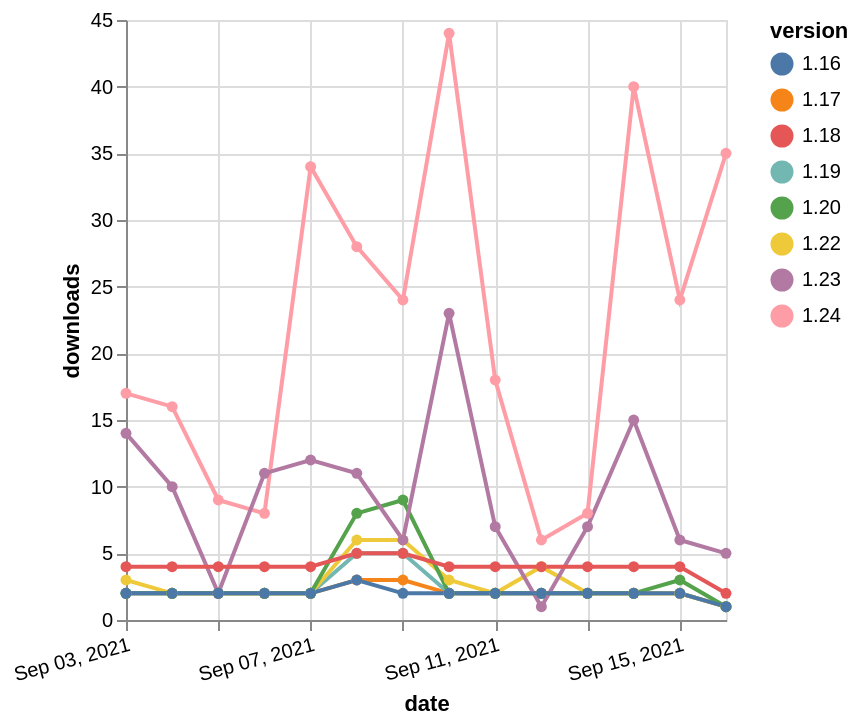

Describe this chart as a Vega-Lite specification.
### Vega-Lite specification from a JSON file in a GitHub repository (floating-point values rounded to 4 significant figures)
{"$schema": "https://vega.github.io/schema/vega-lite/v5.json", "description": "A simple bar chart with embedded data.", "data": {"values": [{"date": "2021-09-03", "total": 2747, "delta": 2, "version": "1.17"}, {"date": "2021-09-04", "total": 2749, "delta": 2, "version": "1.17"}, {"date": "2021-09-05", "total": 2751, "delta": 2, "version": "1.17"}, {"date": "2021-09-06", "total": 2753, "delta": 2, "version": "1.17"}, {"date": "2021-09-07", "total": 2755, "delta": 2, "version": "1.17"}, {"date": "2021-09-08", "total": 2758, "delta": 3, "version": "1.17"}, {"date": "2021-09-09", "total": 2761, "delta": 3, "version": "1.17"}, {"date": "2021-09-10", "total": 2763, "delta": 2, "version": "1.17"}, {"date": "2021-09-11", "total": 2765, "delta": 2, "version": "1.17"}, {"date": "2021-09-12", "total": 2767, "delta": 2, "version": "1.17"}, {"date": "2021-09-13", "total": 2769, "delta": 2, "version": "1.17"}, {"date": "2021-09-14", "total": 2771, "delta": 2, "version": "1.17"}, {"date": "2021-09-15", "total": 2773, "delta": 2, "version": "1.17"}, {"date": "2021-09-16", "total": 2774, "delta": 1, "version": "1.17"}, {"date": "2021-09-03", "total": 3619, "delta": 2, "version": "1.19"}, {"date": "2021-09-04", "total": 3621, "delta": 2, "version": "1.19"}, {"date": "2021-09-05", "total": 3623, "delta": 2, "version": "1.19"}, {"date": "2021-09-06", "total": 3625, "delta": 2, "version": "1.19"}, {"date": "2021-09-07", "total": 3627, "delta": 2, "version": "1.19"}, {"date": "2021-09-08", "total": 3632, "delta": 5, "version": "1.19"}, {"date": "2021-09-09", "total": 3637, "delta": 5, "version": "1.19"}, {"date": "2021-09-10", "total": 3639, "delta": 2, "version": "1.19"}, {"date": "2021-09-11", "total": 3641, "delta": 2, "version": "1.19"}, {"date": "2021-09-12", "total": 3643, "delta": 2, "version": "1.19"}, {"date": "2021-09-13", "total": 3645, "delta": 2, "version": "1.19"}, {"date": "2021-09-14", "total": 3647, "delta": 2, "version": "1.19"}, {"date": "2021-09-15", "total": 3649, "delta": 2, "version": "1.19"}, {"date": "2021-09-16", "total": 3650, "delta": 1, "version": "1.19"}, {"date": "2021-09-03", "total": 3764, "delta": 17, "version": "1.24"}, {"date": "2021-09-04", "total": 3780, "delta": 16, "version": "1.24"}, {"date": "2021-09-05", "total": 3789, "delta": 9, "version": "1.24"}, {"date": "2021-09-06", "total": 3797, "delta": 8, "version": "1.24"}, {"date": "2021-09-07", "total": 3831, "delta": 34, "version": "1.24"}, {"date": "2021-09-08", "total": 3859, "delta": 28, "version": "1.24"}, {"date": "2021-09-09", "total": 3883, "delta": 24, "version": "1.24"}, {"date": "2021-09-10", "total": 3927, "delta": 44, "version": "1.24"}, {"date": "2021-09-11", "total": 3945, "delta": 18, "version": "1.24"}, {"date": "2021-09-12", "total": 3951, "delta": 6, "version": "1.24"}, {"date": "2021-09-13", "total": 3959, "delta": 8, "version": "1.24"}, {"date": "2021-09-14", "total": 3999, "delta": 40, "version": "1.24"}, {"date": "2021-09-15", "total": 4023, "delta": 24, "version": "1.24"}, {"date": "2021-09-16", "total": 4058, "delta": 35, "version": "1.24"}, {"date": "2021-09-03", "total": 8275, "delta": 3, "version": "1.22"}, {"date": "2021-09-04", "total": 8277, "delta": 2, "version": "1.22"}, {"date": "2021-09-05", "total": 8279, "delta": 2, "version": "1.22"}, {"date": "2021-09-06", "total": 8281, "delta": 2, "version": "1.22"}, {"date": "2021-09-07", "total": 8283, "delta": 2, "version": "1.22"}, {"date": "2021-09-08", "total": 8289, "delta": 6, "version": "1.22"}, {"date": "2021-09-09", "total": 8295, "delta": 6, "version": "1.22"}, {"date": "2021-09-10", "total": 8298, "delta": 3, "version": "1.22"}, {"date": "2021-09-11", "total": 8300, "delta": 2, "version": "1.22"}, {"date": "2021-09-12", "total": 8304, "delta": 4, "version": "1.22"}, {"date": "2021-09-13", "total": 8306, "delta": 2, "version": "1.22"}, {"date": "2021-09-14", "total": 8308, "delta": 2, "version": "1.22"}, {"date": "2021-09-15", "total": 8310, "delta": 2, "version": "1.22"}, {"date": "2021-09-16", "total": 8311, "delta": 1, "version": "1.22"}, {"date": "2021-09-03", "total": 5744, "delta": 2, "version": "1.20"}, {"date": "2021-09-04", "total": 5746, "delta": 2, "version": "1.20"}, {"date": "2021-09-05", "total": 5748, "delta": 2, "version": "1.20"}, {"date": "2021-09-06", "total": 5750, "delta": 2, "version": "1.20"}, {"date": "2021-09-07", "total": 5752, "delta": 2, "version": "1.20"}, {"date": "2021-09-08", "total": 5760, "delta": 8, "version": "1.20"}, {"date": "2021-09-09", "total": 5769, "delta": 9, "version": "1.20"}, {"date": "2021-09-10", "total": 5771, "delta": 2, "version": "1.20"}, {"date": "2021-09-11", "total": 5773, "delta": 2, "version": "1.20"}, {"date": "2021-09-12", "total": 5775, "delta": 2, "version": "1.20"}, {"date": "2021-09-13", "total": 5777, "delta": 2, "version": "1.20"}, {"date": "2021-09-14", "total": 5779, "delta": 2, "version": "1.20"}, {"date": "2021-09-15", "total": 5782, "delta": 3, "version": "1.20"}, {"date": "2021-09-16", "total": 5783, "delta": 1, "version": "1.20"}, {"date": "2021-09-03", "total": 15762, "delta": 14, "version": "1.23"}, {"date": "2021-09-04", "total": 15772, "delta": 10, "version": "1.23"}, {"date": "2021-09-05", "total": 15774, "delta": 2, "version": "1.23"}, {"date": "2021-09-06", "total": 15785, "delta": 11, "version": "1.23"}, {"date": "2021-09-07", "total": 15797, "delta": 12, "version": "1.23"}, {"date": "2021-09-08", "total": 15808, "delta": 11, "version": "1.23"}, {"date": "2021-09-09", "total": 15814, "delta": 6, "version": "1.23"}, {"date": "2021-09-10", "total": 15837, "delta": 23, "version": "1.23"}, {"date": "2021-09-11", "total": 15844, "delta": 7, "version": "1.23"}, {"date": "2021-09-12", "total": 15845, "delta": 1, "version": "1.23"}, {"date": "2021-09-13", "total": 15852, "delta": 7, "version": "1.23"}, {"date": "2021-09-14", "total": 15867, "delta": 15, "version": "1.23"}, {"date": "2021-09-15", "total": 15873, "delta": 6, "version": "1.23"}, {"date": "2021-09-16", "total": 15878, "delta": 5, "version": "1.23"}, {"date": "2021-09-03", "total": 5038, "delta": 4, "version": "1.18"}, {"date": "2021-09-04", "total": 5042, "delta": 4, "version": "1.18"}, {"date": "2021-09-05", "total": 5046, "delta": 4, "version": "1.18"}, {"date": "2021-09-06", "total": 5050, "delta": 4, "version": "1.18"}, {"date": "2021-09-07", "total": 5054, "delta": 4, "version": "1.18"}, {"date": "2021-09-08", "total": 5059, "delta": 5, "version": "1.18"}, {"date": "2021-09-09", "total": 5064, "delta": 5, "version": "1.18"}, {"date": "2021-09-10", "total": 5068, "delta": 4, "version": "1.18"}, {"date": "2021-09-11", "total": 5072, "delta": 4, "version": "1.18"}, {"date": "2021-09-12", "total": 5076, "delta": 4, "version": "1.18"}, {"date": "2021-09-13", "total": 5080, "delta": 4, "version": "1.18"}, {"date": "2021-09-14", "total": 5084, "delta": 4, "version": "1.18"}, {"date": "2021-09-15", "total": 5088, "delta": 4, "version": "1.18"}, {"date": "2021-09-16", "total": 5090, "delta": 2, "version": "1.18"}, {"date": "2021-09-03", "total": 2590, "delta": 2, "version": "1.16"}, {"date": "2021-09-04", "total": 2592, "delta": 2, "version": "1.16"}, {"date": "2021-09-05", "total": 2594, "delta": 2, "version": "1.16"}, {"date": "2021-09-06", "total": 2596, "delta": 2, "version": "1.16"}, {"date": "2021-09-07", "total": 2598, "delta": 2, "version": "1.16"}, {"date": "2021-09-08", "total": 2601, "delta": 3, "version": "1.16"}, {"date": "2021-09-09", "total": 2603, "delta": 2, "version": "1.16"}, {"date": "2021-09-10", "total": 2605, "delta": 2, "version": "1.16"}, {"date": "2021-09-11", "total": 2607, "delta": 2, "version": "1.16"}, {"date": "2021-09-12", "total": 2609, "delta": 2, "version": "1.16"}, {"date": "2021-09-13", "total": 2611, "delta": 2, "version": "1.16"}, {"date": "2021-09-14", "total": 2613, "delta": 2, "version": "1.16"}, {"date": "2021-09-15", "total": 2615, "delta": 2, "version": "1.16"}, {"date": "2021-09-16", "total": 2616, "delta": 1, "version": "1.16"}]}, "width": "container", "mark": {"type": "line", "point": {"filled": true}}, "encoding": {"x": {"field": "date", "type": "temporal", "timeUnit": "yearmonthdate", "title": "date", "axis": {"labelAngle": -15}}, "y": {"field": "delta", "type": "quantitative", "title": "downloads"}, "color": {"field": "version", "type": "nominal"}, "tooltip": {"field": "delta"}}}
